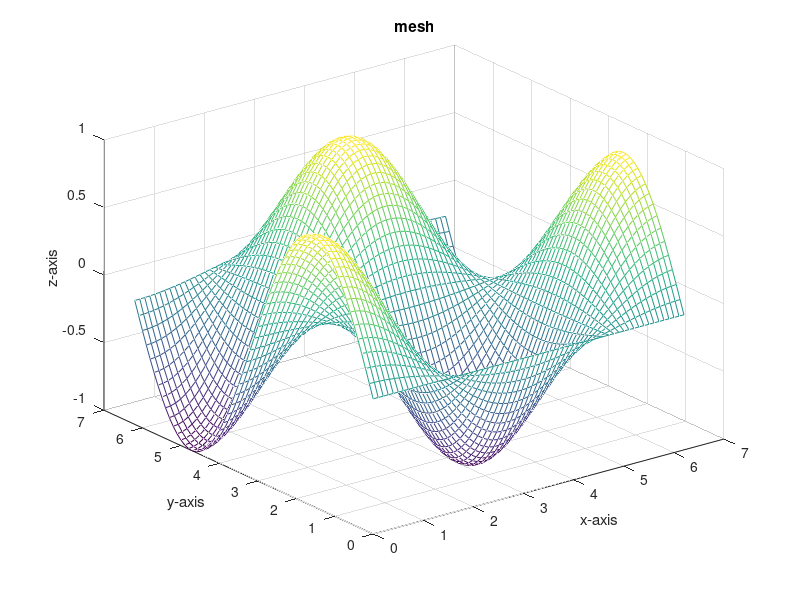

Write MATLAB code to recreate this figure.
x = 0:0.1:2*pi;
[x,y]=meshgrid(x);
z = sin(y).*cos(x)
mesh(x,y,z);
xlabel('x-axis'), ylabel('y-axis'), zlabel('z-axis');
title('mesh')
